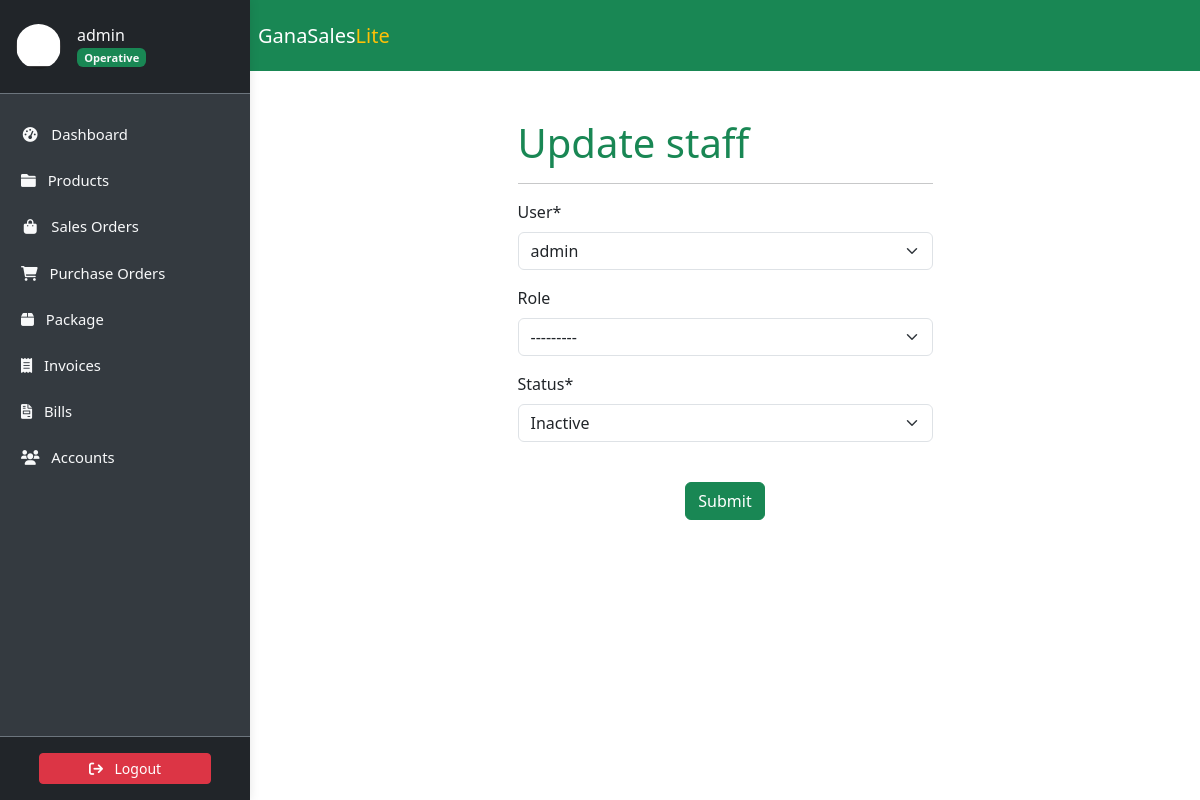
Screenshot of /staff/profile/1/update/ (signed in) with the database file from the repository.
### accounts/models.py (models this page shows, shortened)
class Profile(models.Model):
    user = models.OneToOneField(
        User, on_delete=models.CASCADE, verbose_name='User'
    )
    slug = AutoSlugField(
        unique=True,
        verbose_name='Account ID',
        populate_from='email'
    )
    profile_picture = ProcessedImageField(
        default='profile_pics/default.jpg',
        upload_to='profile_pics',
        format='JPEG',
        processors=[ResizeToFill(150, 150)],
        options={'quality': 100}
    )
    telephone = PhoneNumberField(
        null=True, blank=True, verbose_name='Telephone'
    )
    email = models.EmailField(
        max_length=150, blank=True, null=True, verbose_name='Email'
    )
    first_name = models.CharField(
        max_length=30, blank=True, verbose_name='First Name'
    )
    last_name = models.CharField(
        max_length=30, blank=True, verbose_name='Last Name'
    )
    status = models.CharField(
        choices=STATUS_CHOICES,
        max_length=12,
        default='INA',
        verbose_name='Status'
    )
    role = models.CharField(
        choices=ROLE_CHOICES,
        max_length=12,
        blank=True,
        null=True,
        verbose_name='Role'
    )
    class Meta:
        ordering = ['slug']
        verbose_name = 'Profile'
        verbose_name_plural = 'Profiles'

### accounts/views.py (the view, shortened to what this page needs)
# urls.py: path('profile/<int:pk>/update/', ProfileUpdateView.as_view(),
class ProfileUpdateView(LoginRequiredMixin, UserPassesTestMixin, UpdateView):
    model = Profile
    template_name = 'accounts/staffupdate.html'
    fields = ['user', 'role', 'status']
    def test_func(self):
        return self.request.user.is_superuser

### accounts/templates/accounts/staffupdate.html (shortened to what this page needs)
{% extends "store/base.html" %}
{% load static %}
{% load crispy_forms_tags %}
{% block title %}Update staff{%endblock title%}{% block content %}
<div class="col container p-5">
    <div class="row">
        <div class="col-md-3 col-lg-3"></div>
          <div class="col-md-6 col-lg-6">
            <form method="POST" enctype="multipart/form-data">
                <section class="section-bg" id="plans">
                    <fieldset class="form-group">
                        <header class="section-header">
                            <h1 class="text-success">Update staff</h1>
                            <hr>
                        </header>
                        {{ form.media }} {{ form|crispy }}
                    </fieldset>
                </section>
                <div class="form-group mt-4 text-center">
                    <button class="btn btn-success" type="submit">Submit</button>
                </div>
            </form>
        </div>
        <div class="col-md-3 col-lg-3"></div>
    </div>
</div>
{% endblock content %}

### store/templates/store/sidebar.html (shortened to what this page needs)
<link href="https://cdn.jsdelivr.net/npm/bootstrap@5.3.3/dist/css/bootstrap.min.css" rel="stylesheet">
<link href="https://cdnjs.cloudflare.com/ajax/libs/font-awesome/6.0.0-beta3/css/all.min.css" rel="stylesheet">
<aside class="sidebar" id="show-side-navigation1">
    <div class="sidebar-header d-flex align-items-center px-3 py-4 border-bottom border-secondary">
        <a href="{% url 'user-profile' %}" class="d-flex align-items-center text-decoration-none text-light">
            <img class="rounded-circle img-fluid" id="sidebar-img" width="45" src="{{ request.user.profile.profile_picture.url }}" alt="Profile Picture" />
            <div class="ms-3">
                <h5 class="fs-6 mb-0">
                    {{ request.user.username }}{% if request.user.profile.role == 'AD' %} <i class="fa-solid fa-circle-check text-success"></i>{% endif %}
                </h5>
                <span class="badge bg-success text-light">
                    {% if request.user.profile.role == 'AD' %}
                        Admin
                    {% elif request.user.profile.role == 'EX' %}
                        Executive
                    {% else %}
                        Operative
                    {% endif %}
                </span>
            </div>
        </a>
    </div>
    <div class="nav-container">
        <ul class="nav flex-column mt-3">
            <li class="nav-item mb-2">
                <a class="nav-link text-light {% if request.resolver_match.url_name == 'dashboard' %}active{% endif %}" href="{% url 'dashboard' %}">
                    <i class="fa fa-tachometer-alt fa-fw me-2"></i> Dashboard
                </a>
            </li>
            <li class="nav-item mb-2 dropdown">
                <a class="nav-link text-light {% if request.resolver_match.url_name == 'productslist' %}active{% endif %}" href="#" id="productsDropdown" role="button">
                    <i class="fa fa-folder me-2"></i> Products
                </a>
            </li>
            <li class="nav-item mb-2">
                <a class="nav-link text-light {% if request.resolver_match.url_name == 'saleslist' %}active{% endif %}" href="{% url 'saleslist' %}">
                    <i class="fa fa-shopping-bag fa-fw me-2"></i> Sales Orders
                </a>
            </li>
            <li class="nav-item mb-2">
                <a class="nav-link text-light {% if request.resolver_match.url_name == 'purchaseslist' %}active{% endif %}" href="{% url 'purchaseslist' %}">
                    <i class="fa fa-shopping-cart me-2"></i> Purchase Orders
                </a>
            </li>
            <li class="nav-item mb-2">
                <a class="nav-link text-light {% if request.resolver_match.url_name == 'deliveries' %}active{% endif %}" href="{% url 'deliveries' %}">
                    <i class="fa-solid fa-box me-2"></i> Package
                </a>
            </li>
            <li class="nav-item mb-2">
                <a class="nav-link text-light {% if request.resolver_match.url_name == 'invoicelist' %}active{% endif %}" href="{% url 'invoicelist' %}">
                    <i class="fa-solid fa-receipt me-2"></i> Invoices
                </a>
            </li>
            <li class="nav-item mb-2">
                <a class="nav-link text-light {% if request.resolver_match.url_name == 'bill_list' %}active{% endif %}" href="{% url 'bill_list' %}">
                    <i class="fa-solid fa-file-invoice me-2"></i> Bills
                </a>
            </li>
            <li class="nav-item mb-2 dropdown">
                <a class="nav-link text-light " href="#" id="accountsDropdown" role="button">
                    <i class="fa fa-users me-2"></i> Accounts
                </a>
            </li>
        </ul>
    </div>
    <div class="sidebar-footer position-relative w-100 text-center py-3 bg-dark border-top border-secondary mt-auto">
        <form method="post" action="{% url 'user-logout' %}">
            <button type="submit" class="btn btn-danger btn-sm w-75">
                <i class="fa fa-sign-out me-2"></i> Logout
            </button>
        </form>
    </div>
</aside>

### static/css/style.css (style rules this page uses)
:root { --dk-gray-100: #f3f4f6; --dk-gray-200: #e5e7eb; --dk-gray-300: #d1d5db; --dk-gray-400: #9ca3af; --dk-gray-500: #6b7280; --dk-gray-600: #4b5563; --dk-gray-700: #374151; --dk-gray-800: #1f2937; --dk-gray-900: #111827; --dk-dark-bg: #313348; --dk-darker-bg: #2a2b3d; --navbar-bg-color: #6f6486; --sidebar-bg-color: #252636; --sidebar-width: 250px; --sidebar-expanded-width: 230px; --sidebar-collapsed-width: 100px; --sidebar-header-bg: #212529; --nav-link-color: #adb5bd; --nav-link-active-bg: #495057; --dropdown-menu-bg: #495057; --dropdown-item-color: #adb5bd; --dropdown-item-active-bg: #6c757d; --sidebar-separator-bg: #4caf50; --logo-separator-height: 60px; --sidebar-item-height: 50px; --submenu-item-height: 45px; }
* { margin: 0; padding: 0; box-sizing: border-box; }
body { font-family: "Inter", sans-serif; background-color: #fff; overflow-x: hidden; }
a { text-decoration: none; }
.sidebar { font-size: 0.925rem; background-color: var(--sidebar-bg-color); width: var(--sidebar-width); transition: all 0.3s ease-in-out; z-index: 9999999; box-shadow: 0 0 10px rgba(0, 0, 0, 0.1); }
.sidebar .sidebar-header { background-color: var(--sidebar-header-bg); border-bottom: 1px solid #2a2b3c; padding: 15px; }
.sidebar ul > li > a { color: var(--dk-gray-400); text-decoration: none; }

### store/templates/store/sidebar.html (style rules this page uses)
.sidebar { width: 250px; background-color: #343a40; color: #fff; position: fixed; top: 0; bottom: 0; display: flex; flex-direction: column; z-index: 1030; transition: transform 0.3s ease; }
.sidebar-header { background-color: #212529; }
.nav-container { flex: 1; overflow-y: auto; padding: 5px; }
.nav-link { color: #adb5bd; padding: 0.5rem 1rem; }
.sidebar-footer { background-color: #212529; text-align: center; padding: 10px; }

### rows the page displays
Profile: user "admin", role "---------", status "Inactive"

### other values shown
{{ request.user.username }} "admin"
